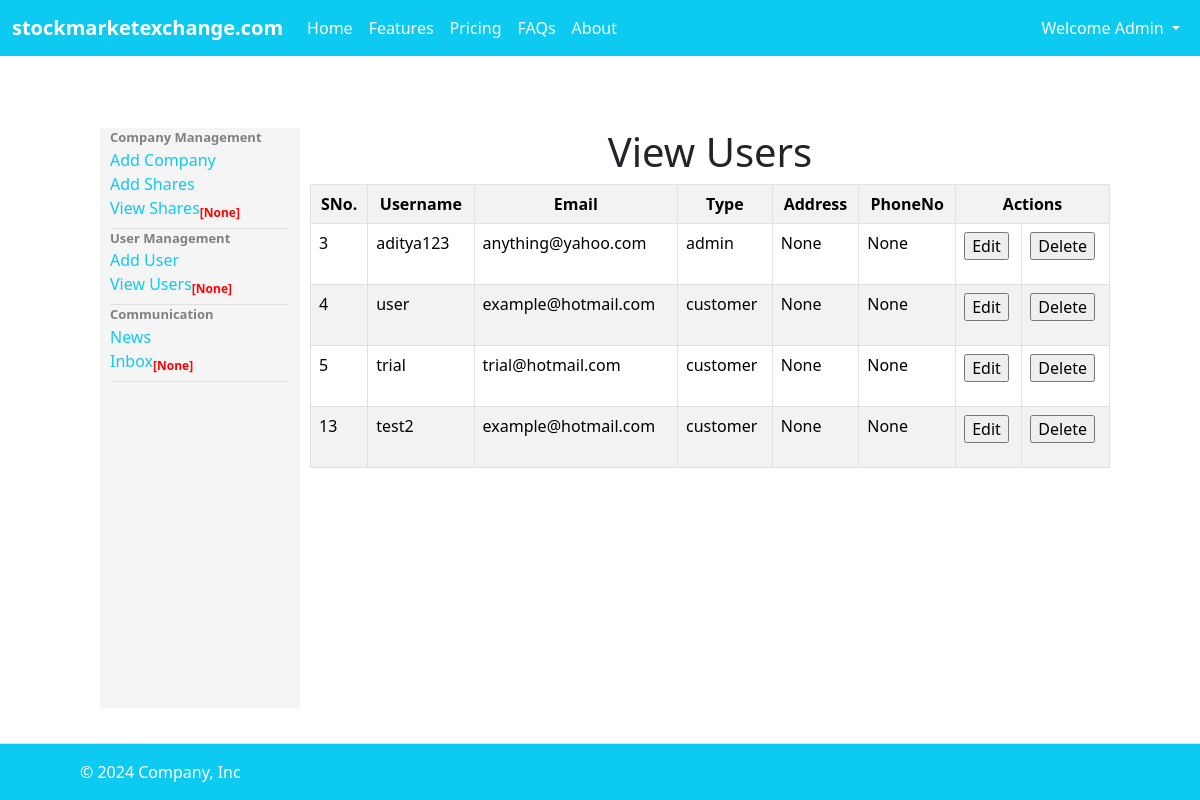
Page /viewuser on the committed database.
### tables this page shows
CREATE TABLE Users (UserId INTEGER PRIMARY KEY AUTOINCREMENT,Username VARCHAR(255),Email VARCHAR(255),Password VARCHAR(255),Type VARCHAR(255) DEFAULT "customer",Address VARCHAR(255),PhoneNo VARCHAR(255),Funds DECIMAL(12,2) DEFAULT 0);

### app.py (the view)
@app.route('/viewuser')
def viewuser():
    users = session.get('users')
    shares = session.get('shares')
    queries = session.get('queries')
    with sqlite3.connect('database.db') as con:
        cur = con.cursor()
        cur.execute('SELECT rowid, Username, Email, Type , Address, PhoneNo FROM Users')
        rows = cur.fetchall()
        con.commit()
        return render_template("viewuser.html",rows=rows,users=users,shares=shares,queries=queries)

### templates/viewuser.html (shortened to what this page needs)
{% extends "adminlogin.html" %}
{% block body %}
<h1 style="text-align: center;">View Users</h1>
<table style="width: 800px;" class="table table-striped table-bordered">
    <tr style="text-align: center;">
        <th>SNo.</th>
        <th>Username</th>
        <th>Email</th>
        <th>Type</th>
        <th>Address</th>
        <th>PhoneNo</th>
        <th colspan="2">Actions</th>
    </tr>
    {% for row in rows %}
    <tr>
        <td>{{ row[0] }}</td>
        <td>{{ row[1] }}</td>
        <td>{{ row[2] }}</td>
        <td>{{ row[3] }}</td>
        <td>{{ row[4] }}</td>
        <td>{{ row[5] }}</td>
        <td>
            <form action="/edit" method="post"><input type="hidden" name="id" value="{{ row[0] }}"><input type="submit"
                    value="Edit"></form>
        </td>
        <td>
            <form action="/deleterec" method="post"
                onsubmit="return confirm('Are you sure you want to delete this data entry from the database?')"><input
                    type="hidden" name="id" value="{{ row[0] }}"><input type="submit" value="Delete"></form>
        </td>
    </tr>
    {% endfor %}
</table>
{% endblock %}

### templates/adminlogin.html (shortened to what this page needs)
<!DOCTYPE html>
<html lang="en">
<head>
  <link rel="stylesheet" href="{{url_for('static', filename = 'bootstrap.min.css')}}">
</head>
<body>
  <nav class="navbar navbar-expand-lg navbar bg-info" data-bs-theme="dark">
    <div class="container-fluid">
      <a class="navbar-brand"><b>stockmarketexchange.com</b></a>
      <ul class="navbar-nav">
        <li class="nav-item">
          <a class="nav-link active" aria-current="page" href="{{ url_for('goback1') }}">Home</a>
        </li>
        <li class="nav-item ">
          <a class="nav-link active" aria-current="page" href="#">Features</a>
        </li>
        <li class="nav-item ">
          <a class="nav-link active" aria-current="page" href="#">Pricing</a>
        </li>
        <li class="nav-item ">
          <a class="nav-link active" aria-current="page" href="#">FAQs</a>
        </li>
        <li class="nav-item ">
          <a class="nav-link active" aria-current="page" href="#">About</a>
        </li>
      </ul>
      <div class="collapse navbar-collapse" id="navbarNavDropdown" style="justify-content: end;">
        <ul class="navbar-nav">
          <li class="nav-item dropdown">
            <a class="nav-link active dropdown-toggle" href="#" id="navbarDropdown" role="button"
              data-bs-toggle="dropdown" aria-expanded="false">
              Welcome Admin
            </a>
          </li>
        </ul>
      </div>
    </div>
  </nav>
  <br><br><br>
  <div style="display: flex;">
    <div
      style="margin-left: 100px;background-color: whitesmoke;height: 580px;width: 200px;padding-left: 10px;padding-right: 10px;">
      <font style="color: gray;font-size: small;"><b>Company Management</b></font>
      <a class="nav-link active text-info link-primary" href="{{ url_for('addcompany') }}">Add Company</a>
      <a class="nav-link active text-info link-primary" href="{{ url_for('addshare') }}">Add Shares</a>
      <a class="nav-link active text-info border-bottom pb-2 link-primary" href="{{ url_for('viewsharesadmin') }}">View
        Shares<sub style="color: red;"><b>[{{shares}}]</b></sub></a>
      <font style="color: gray;font-size: small;"><b>User Management</b></font>
      <a class="nav-link active text-info link-primary" href="{{ url_for('adduser') }}">Add User</a>
      <a class="nav-link active text-info border-bottom pb-2 link-primary" href="{{ url_for('viewuser') }}">View
        Users<sub style="color: red;"><b>[{{users}}]</b></sub></a>
      <font style="color: gray;font-size: small;"><b>Communication</b></font>
      <a class="nav-link active text-info link-primary" href="{{ url_for('sendtippage') }}">News</a>
      <a class="nav-link active text-info border-bottom pb-2 link-primary" href="{{ url_for('inboxadmin') }}">Inbox<sub
          style="color: red;"><b>[{{queries}}]</b></sub></a>
    </div>
    <div style="margin-left: 10px;">
      {% block body %}{% endblock %}
    </div>
  </div>
  <footer class="d-flex flex-wrap justify-content-between align-items-center py-3 border-top bg-info fixed-bottom">
    <div class="container">
      <div class="col-md-4 d-flex align-items-center">
        <a href="/" class="mb-3 me-2 mb-md-0 text-body-secondary text-decoration-none lh-1">
          <svg class="bi" width="30" height="24">
            <use xlink:href="#bootstrap"></use>
          </svg>
        </a>
        <span style="color: white;" class="mb-3 mb-md-0 text-body-white">© 2024 Company, Inc</span>
      </div>
    </div>
  </footer>
</body>
</html>

### rows in the picture
Users: UserId "3", Username "aditya123", Email "anything@yahoo.com", Type "admin", Address "None", PhoneNo "None"
Users: UserId "4", Username "user", Email "example@hotmail.com", Type "customer", Address "None", PhoneNo "None"
Users: UserId "5", Username "trial", Email "trial@hotmail.com", Type "customer", Address "None", PhoneNo "None"
Users: UserId "13", Username "test2", Email "example@hotmail.com", Type "customer", row "None"

### other values in the picture
{{ shares }} "None"
{{ users }} "None"
{{ queries }} "None"
